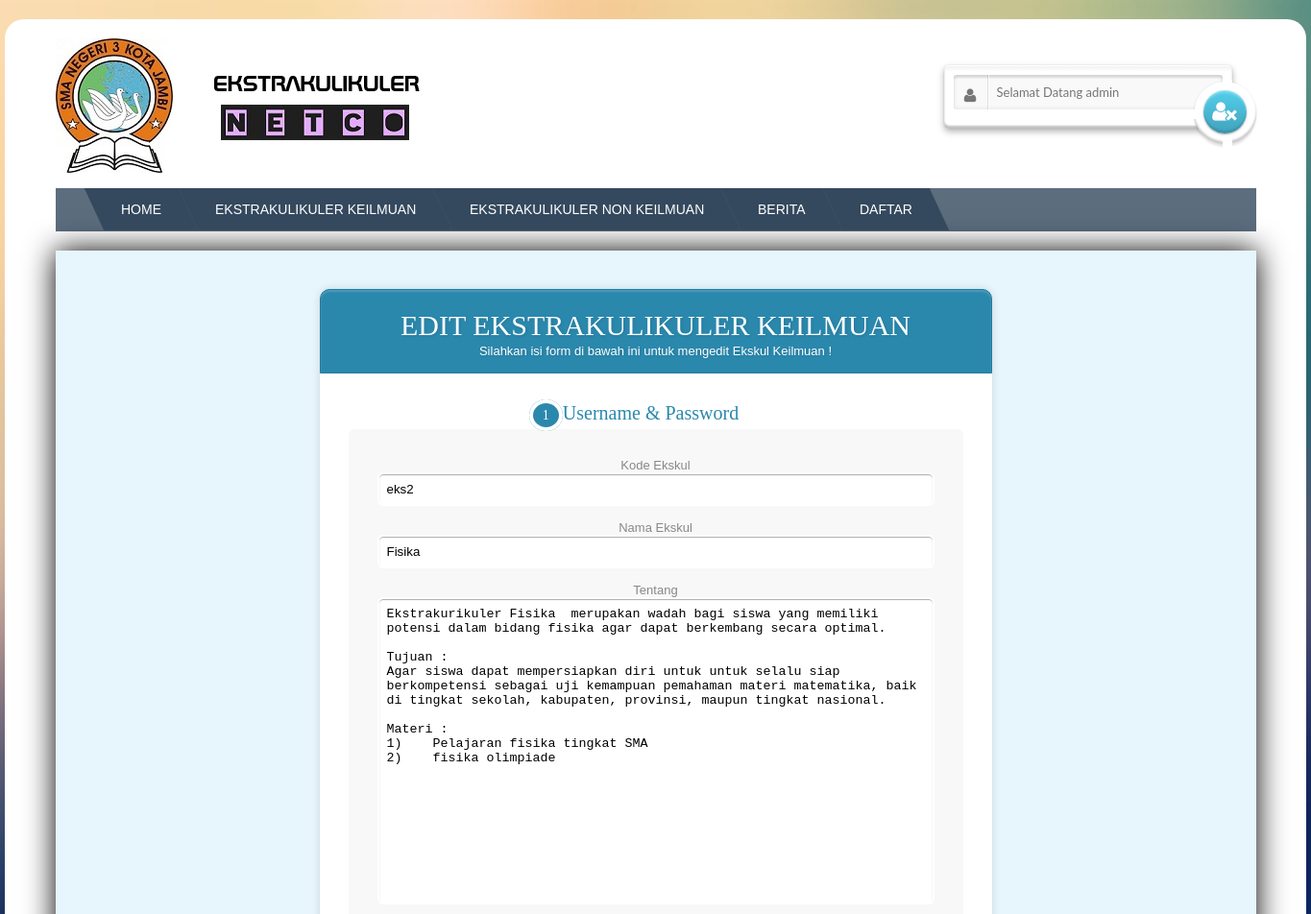
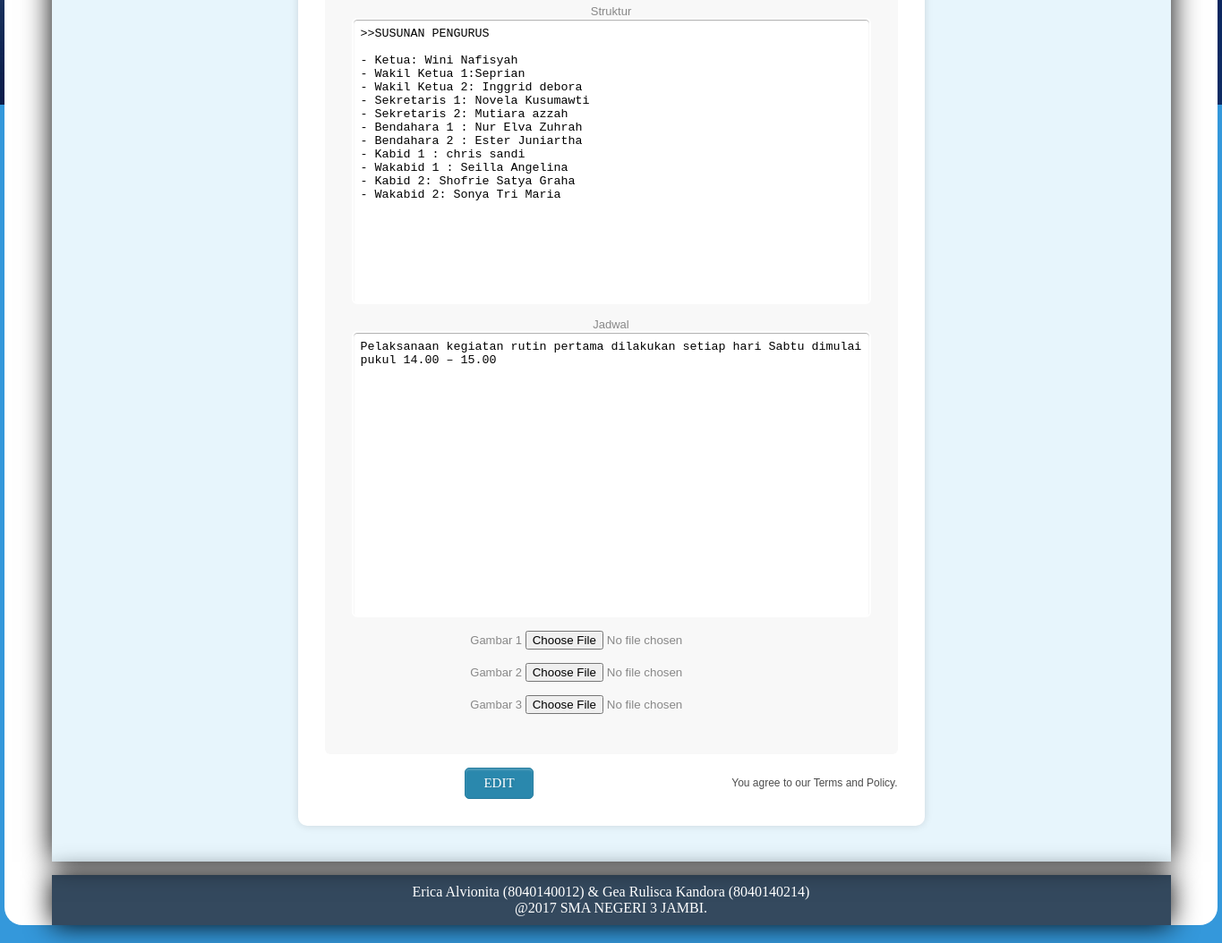
The page /home.php?page=edit_ekskul_keilmuan.php&kode=eks2 (signed in) on the database its author committed (2 pictures, top to bottom).
### tables this page shows
CREATE TABLE `ekskul_keilmuan` (
  `kode_ekskul` varchar(20) NOT NULL,
  `nama_ekskul` varchar(20) NOT NULL,
  `tentang_ekskul` text NOT NULL,
  `struktur` text NOT NULL,
  `jadwal` text NOT NULL,
  `img1` varchar(200) NOT NULL,
  `img2` varchar(200) NOT NULL,
  `img3` varchar(200) NOT NULL
);

### edit_ekskul_keilmuan.php (the view, shortened to what this page needs)
<?php
  $kode = $_GET ['kode'];
   $sql = mysql_fetch_array(mysql_query("SELECT * from ekskul_keilmuan where kode_ekskul='$kode'"));
  if($_SESSION['username'] == "admin"){
    ?>
    <div class="form-style-10">
      <h1>EDIT EKSTRAKULIKULER KEILMUAN<span>Silahkan isi form di bawah ini untuk mengedit Ekskul Keilmuan !</span></h1>
      <form method="post" action="proses_edit_ekskul.php?kode=ekskul_keilmuan&eks=<?php echo $sql['kode_ekskul'] ; ?>" enctype="multipart/form-data">
        <div class="section"><span>1</span>Username &amp; Password</div>
        <div class="inner-wrap">
            <label>Kode Ekskul <input type="text" name="kode" value="<?php echo $sql['kode_ekskul'] ; ?>"></label>
            <label>Nama Ekskul <input type="text" name="nama" value="<?php echo $sql['nama_ekskul'] ; ?>" /></label>
            <label>Tentang <textarea rows="20" name="tentang"><?php echo $sql['tentang_ekskul'] ; ?></textarea></label>
            <label>Struktur <textarea rows="20" name="struktur"><?php echo $sql['struktur'] ; ?></textarea></label>
            <label>Jadwal <textarea rows="20" name="jadwal"><?php echo $sql['jadwal'] ; ?></textarea></label>
            <label>Gambar 1 <input type="file" name="image1" ></label>
            <label>Gambar 2 <input type="file" name="image2" ></label>
            <label>Gambar 3 <input type="file" name="image3" ></label>
        </div>
        <div class="button-section">
          <input type="submit" name="submit" value="EDIT" />
        <span class="privacy-policy">
        You agree to our Terms and Policy.
        </span>
        </div>
      </form>
    </div>
<?php
  }
  else{
    echo "<script> alert('Hanya Admin yang bisa mengakses halaman ini !'); location = 'index.php'; </script>";
  }
?>

### style.css (style rules this page uses)
body { margin:20px 0px 20px 0px; background: url(gambar/b.jpg) fixed; background-repeat: no-repeat; background-size: 100%; }
html { box-sizing: border-box; }
*, *:before, *:after { box-sizing: inherit; }
body { background-color: #3498db; }
.form-style-10 { width:700px; padding:30px; margin:40px auto; background: #FFF; border-radius: 10px; -webkit-border-radius:10px; -moz-border-radius: 10px; box-shadow: 0px 0px 10px rgba(0, 0, 0, 0.13); -moz-box-shadow: 0px 0px 10px rgba(0, 0, 0, 0.13); -webkit-box-shadow: 0px 0px 10px rgba(0, 0, 0, 0.13); }
.form-style-10 .inner-wrap { padding: 30px; background: #F8F8F8; border-radius: 6px; margin-bottom: 15px; }
.form-style-10 h1 { background: #2A88AD; padding: 20px 30px 15px 30px; margin: -30px -30px 30px -30px; border-radius: 10px 10px 0 0; -webkit-border-radius: 10px 10px 0 0; -moz-border-radius: 10px 10px 0 0; color: #fff; text-shadow: 1px 1px 3px rgba(0, 0, 0, 0.12); font: normal 30px 'Bitter', serif; -moz-box-shadow: inset 0px 2px 2px 0px rgba(255, 255, 255, 0.17); -webkit-box-shadow: inset 0px 2px 2px 0px rgba(255, 255, 255, 0.17); box-shadow: inset 0px 2px 2px 0px rgba(255, 255, 255, 0.17); border: 1px solid #257C9E; }
.form-style-10 h1 > span { display: block; margin-top: 2px; font: 13px Arial, Helvetica, sans-serif; }
.form-style-10 label { display: block; font: 13px Arial, Helvetica, sans-serif; color: #888; margin-bottom: 15px; }
.form-style-10 input[type="text"], .form-style-10 input[type="date"], .form-style-10 input[type="datetime"], .form-style-10 input[type="email"], .form-style-10 input[type="number"], .form-style-10 input[type="search"], .form-style-10 input[type="time"], .form-style-10 input[type="url"], .form-style-10 input[type="password"], .form-style-10 select { display: block; box-sizing: border-box; -webkit-box-sizing: border-box; -moz-box-sizing: border-box; width: 100%; padding: 8px; border-radius: 6px; -webkit-border-radius:6px; -moz-border-radius:6px; border: 2px solid #fff; box-shadow: inset 0px 1px 1px rgba(0, 0, 0, 0.33); -moz-box-shadow: inset 0px 1px 1px rgba(0, 0, 0, 0.33); -webkit-box-shadow: inset 0px 1px 1px rgba(0, 0, 0, 0.33); }
.form-style-10 textarea { display: block; box-sizing: border-box; -webkit-box-sizing: border-box; -moz-box-sizing: border-box; width: 100%; padding: 8px; resize: none; border-radius: 6px; -webkit-border-radius:6px; -moz-border-radius:6px; border: 2px solid #fff; box-shadow: inset 0px 1px 1px rgba(0, 0, 0, 0.33); -moz-box-shadow: inset 0px 1px 1px rgba(0, 0, 0, 0.33); -webkit-box-shadow: inset 0px 1px 1px rgba(0, 0, 0, 0.33); }
.form-style-10 .section { font: normal 20px 'Bitter', serif; color: #2A88AD; margin-bottom: 5px; }
.form-style-10 .section span { background: #2A88AD; padding: 5px 10px 5px 10px; border-radius: 50%; -webkit-border-radius: 50%; -moz-border-radius: 50%; border: 4px solid #fff; font-size: 14px; margin-left: -45px; color: #fff; margin-top: -3px; }
.form-style-10 input[type="button"], .form-style-10 input[type="submit"] { background: #2A88AD; padding: 8px 20px 8px 20px; border-radius: 5px; -webkit-border-radius: 5px; -moz-border-radius: 5px; color: #fff; text-shadow: 1px 1px 3px rgba(0, 0, 0, 0.12); font: normal 30px 'Bitter', serif; -moz-box-shadow: inset 0px 2px 2px 0px rgba(255, 255, 255, 0.17); -webkit-box-shadow: inset 0px 2px 2px 0px rgba(255, 255, 255, 0.17); box-shadow: inset 0px 2px 2px 0px rgba(255, 255, 255, 0.17); border: 1px solid #257C9E; font-size: 15px; }
.form-style-10 .privacy-policy { float: right; width: 250px; font: 12px Arial, Helvetica, sans-serif; color: #4D4D4D; margin-top: 10px; text-align: right; }

### rows shown on the page
ekskul_keilmuan: kode "eks2", nama "Fisika", tentang "Ekstrakurikuler Fisika merupakan wadah bagi siswa yang memiliki potensi dalam bidang fisika agar dapat berkembang secara optimal. Tujuan : Agar siswa dapat mempersiapkan diri untuk untuk selalu siap berkompetensi sebagai uji kemampuan pemahaman materi matematika, baik di tingkat sekolah, kabupaten, provinsi, maupun tingkat nasional. Materi : 1) Pelajaran fisika tingkat SMA 2) fisika olimpiade", struktur ">>SUSUNAN PENGURUS - Ketua: Wini Nafisyah - Wakil Ketua 1:Seprian - Wakil Ketua 2: Inggrid debora - Sekretaris 1: Novela Kusumawti - Sekretaris 2: Mutiara azzah - Bendahara 1 : Nur Elva Zuhrah - Bendahara 2 : Ester Juniartha - Kabid 1 : chris sandi - Wakabid 1 : Seilla Angelina - Kabid 2: Shofrie Satya Graha - Wakabid 2: Sonya Tri Maria", jadwal "Pelaksanaan kegiatan rutin pertama dilakukan setiap hari Sabtu dimulai pukul 14.00 – 15.00"
